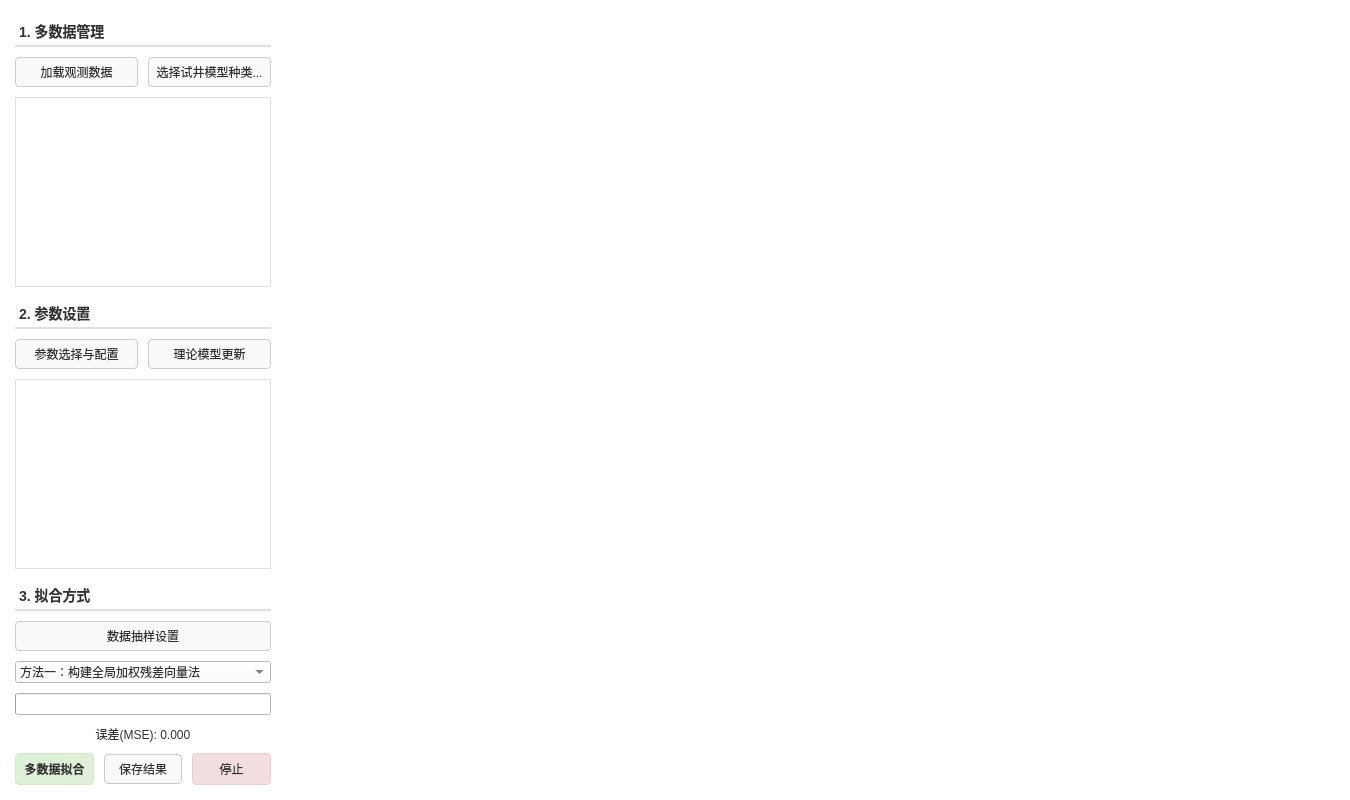
<?xml version="1.0" encoding="UTF-8"?>
<ui version="4.0">
 <class>WT_MultidataFittingWidget</class>
 <widget class="QWidget" name="WT_MultidataFittingWidget">
  <property name="geometry">
   <rect>
    <x>0</x>
    <y>0</y>
    <width>1350</width>
    <height>800</height>
   </rect>
  </property>
  <property name="windowTitle">
   <string>多数据试井拟合子页</string>
  </property>
  <property name="styleSheet">
   <string notr="true">
/* 全局背景纯白，样式表与单数据拟合完全对标照抄 */
QWidget {
    background-color: #ffffff;
    color: #333333;
    font-family: &quot;Microsoft YaHei&quot;;
}

/* 分裂器手柄：设为透明，完全消除分割线 */
QSplitter::handle {
    background-color: transparent;
}

/* 左侧面板：移除右边框，消除竖线 */
QWidget#leftPanelWidget {
    background-color: #ffffff;
    border: none;
}

/* 按钮通用样式 */
QPushButton {
    border: 1px solid #cccccc;
    border-radius: 4px;
    padding: 5px;
    background-color: #f9f9f9;
}
QPushButton:hover {
    background-color: #f0f0f0;
    border-color: #0078d7;
}
QPushButton:pressed {
    background-color: #e0e0e0;
}

/* 标题栏样式 */
QLabel#label_1, QLabel#label_2, QLabel#label_3 {
    font-weight: bold;
    font-size: 14px;
    color: #333;
    border-bottom: 2px solid #e0e0e0;
    padding-bottom: 3px;
    margin-top: 5px;
}
   </string>
  </property>
  <layout class="QVBoxLayout" name="verticalLayout_Main">
   <property name="spacing"><number>0</number></property>
   <property name="leftMargin"><number>0</number></property>
   <property name="topMargin"><number>0</number></property>
   <property name="rightMargin"><number>0</number></property>
   <property name="bottomMargin"><number>0</number></property>
   <item>
    <widget class="QSplitter" name="splitter">
     <property name="orientation"><enum>Qt::Orientation::Horizontal</enum></property>
     <property name="handleWidth"><number>1</number></property>
     <widget class="QWidget" name="leftPanelWidget">
      <property name="minimumSize">
       <size>
        <width>250</width>
        <height>0</height>
       </size>
      </property>
      <layout class="QVBoxLayout" name="verticalLayout_Left">
       <property name="spacing"><number>10</number></property>
       <property name="leftMargin"><number>15</number></property>
       <property name="topMargin"><number>15</number></property>
       <property name="rightMargin"><number>15</number></property>
       <property name="bottomMargin"><number>15</number></property>

       <item>
        <widget class="QLabel" name="label_1">
         <property name="text"><string>1. 多数据管理</string></property>
        </widget>
       </item>
       <item>
        <layout class="QHBoxLayout" name="horizontalLayout_1">
         <item>
          <widget class="QPushButton" name="btnAddData">
           <property name="text"><string>加载观测数据</string></property>
          </widget>
         </item>
         <item>
          <widget class="QPushButton" name="btn_modelSelect">
           <property name="text"><string>选择试井模型种类...</string></property>
          </widget>
         </item>
        </layout>
       </item>
       <item>
        <widget class="QTableWidget" name="tableDataGroups">
         <property name="maximumHeight"><number>180</number></property>
         <property name="alternatingRowColors"><bool>true</bool></property>
         <property name="styleSheet"><string notr="true">border: 1px solid #e0e0e0; background-color: white;</string></property>
         <attribute name="verticalHeaderVisible"><bool>false</bool></attribute>
        </widget>
       </item>

       <item>
        <widget class="QLabel" name="label_2">
         <property name="text"><string>2. 参数设置</string></property>
        </widget>
       </item>
       <item>
        <layout class="QHBoxLayout" name="horizontalLayout_2">
         <item>
          <widget class="QPushButton" name="btnSelectParams">
           <property name="text"><string>参数选择与配置</string></property>
          </widget>
         </item>
         <item>
          <widget class="QPushButton" name="btnImportModel">
           <property name="text"><string>理论模型更新</string></property>
          </widget>
         </item>
        </layout>
       </item>
       <item>
        <widget class="QTableWidget" name="tableParams">
         <property name="alternatingRowColors"><bool>true</bool></property>
         <property name="styleSheet"><string notr="true">border: 1px solid #e0e0e0; background-color: white;</string></property>
         <attribute name="verticalHeaderVisible"><bool>false</bool></attribute>
        </widget>
       </item>

       <item>
        <widget class="QLabel" name="label_3">
         <property name="text"><string>3. 拟合方式</string></property>
        </widget>
       </item>
       <item>
        <widget class="QPushButton" name="btnSampling">
         <property name="text"><string>数据抽样设置</string></property>
        </widget>
       </item>
       <item>
        <widget class="QComboBox" name="comboFitMode">
         <item><property name="text"><string>方法一：构建全局加权残差向量法</string></property></item>
         <item><property name="text"><string>方法二：主从锚定目标惩罚函数法</string></property></item>
        </widget>
       </item>
       <item>
        <widget class="QProgressBar" name="progressBar">
         <property name="value"><number>0</number></property>
         <property name="textVisible"><bool>false</bool></property>
        </widget>
       </item>
       <item>
        <widget class="QLabel" name="label_Error">
         <property name="text"><string>误差(MSE): 0.000</string></property>
         <property name="alignment"><set>Qt::AlignmentFlag::AlignCenter</set></property>
        </widget>
       </item>
       <item>
        <layout class="QHBoxLayout" name="horizontalLayout_Actions">
         <item>
          <widget class="QPushButton" name="btnRunFit">
           <property name="styleSheet"><string notr="true">background-color: #dff0d8; border: 1px solid #d6e9c6; padding: 6px; font-weight: bold;</string></property>
           <property name="text"><string>多数据拟合</string></property>
          </widget>
         </item>
         <item>
          <widget class="QPushButton" name="btnSave">
           <property name="text"><string>保存结果</string></property>
          </widget>
         </item>
         <item>
          <widget class="QPushButton" name="btnStop">
           <property name="styleSheet"><string notr="true">background-color: #f2dede; border: 1px solid #ebccd1; padding: 6px;</string></property>
           <property name="text"><string>停止</string></property>
          </widget>
         </item>
        </layout>
       </item>
      </layout>
     </widget>
     <widget class="QWidget" name="plotContainer">
      <property name="sizePolicy">
       <sizepolicy hsizetype="Expanding" vsizetype="Expanding">
        <horstretch>1</horstretch>
        <verstretch>0</verstretch>
       </sizepolicy>
      </property>
      <layout class="QVBoxLayout" name="verticalLayout_Plot">
       <property name="spacing"><number>0</number></property>
       <property name="leftMargin"><number>0</number></property>
       <property name="topMargin"><number>0</number></property>
       <property name="rightMargin"><number>0</number></property>
       <property name="bottomMargin"><number>0</number></property>
      </layout>
     </widget>
    </widget>
   </item>
  </layout>
 </widget>
 <resources/>
 <connections/>
</ui>
